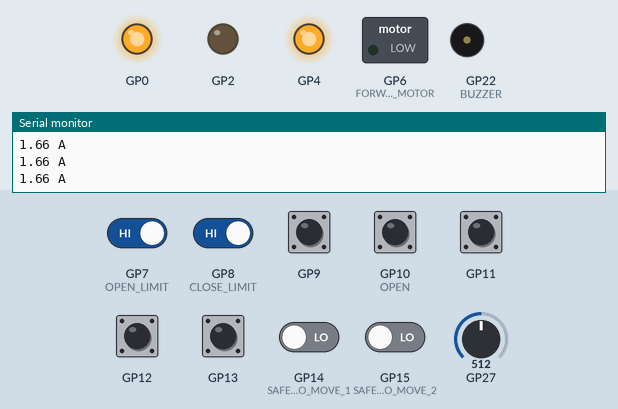
Recording of a program running on a simulated Raspberry Pi Pico. Parts: switched loads named in the program (green lamp = pin HIGH), output pins drawn as LEDs (lit = HIGH), buzzer (waves = sounding, pin HIGH), the last lines printed to the serial monitor. Inputs (shaded band) come from the test bench; at power-on: GP7 (OPEN_LIMIT), GP8 (CLOSE_LIMIT), GP9, GP10 (OPEN), GP11–13 HIGH, GP14 (SAFE_TO_MOVE_1), GP15 (SAFE_TO_MOVE_2) LOW, GP27 = 512 (analog values on the 0–1023 scale).

Above: at 5.2 s.
5.3 s: GP10 (OPEN) pulled LOW for 0.15 s
At 5.55 s:
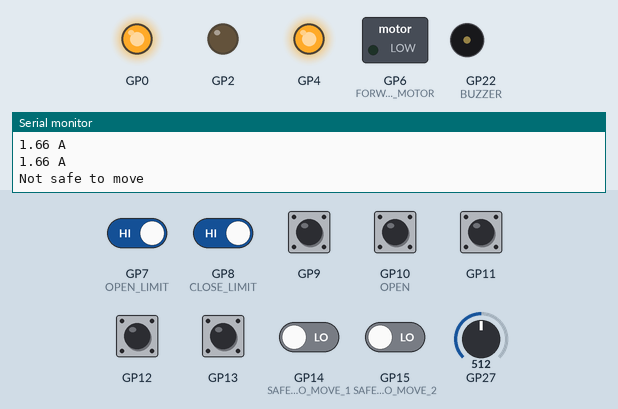
12.0 s: GP11 pulled LOW for 0.15 s
At 13.7 s:
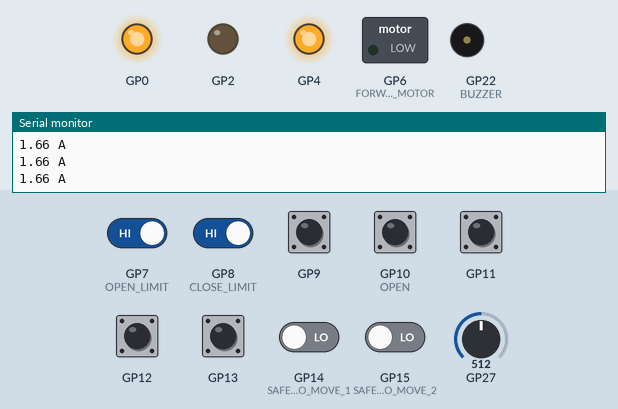
Timing chart, 0 to 15.2 s (numbered marks = the images above; inputs shaded):
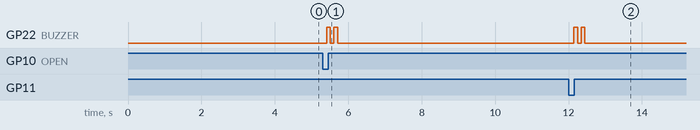

The program:

main.cpp
```cpp
#include "config.h"

#include <Arduino.h>
#include <Bounce2.h>

#include <SafetySwitch.h>
#include <Buzzer.h>
#include <HandController.h>
#include <Motor.h>

using namespace DarkDragons;

Motor motor;
HandController handController;

SafetySwitch safeToMove1Button;
SafetySwitch safeToMove2Button;

Bounce2::Button closeLimit;
Bounce2::Button openLimit;

Buzzer buzzer;

void onOpenPressed()
{
    if (!safeToMove1Button.isSafe() || !safeToMove2Button.isSafe())
    {
        Serial.println("Not safe to move");
        buzzer.beep(100, 2);
        return;
    }

    motor.setDesiredState(Motor::State::RunningForward);
    Serial.println("Open button pressed");
}

void onOpenReleased()
{
    motor.setDesiredState(Motor::State::Idle);
    Serial.println("Open button released");
}

void onClosePressed()
{
    if (!safeToMove1Button.isSafe() || !safeToMove2Button.isSafe())
    {
        Serial.println("Not safe to move");
        buzzer.beep(100, 2);
        return;
    }

    motor.setDesiredState(Motor::State::RunningBackward);
    Serial.println("Close button pressed");
}

void onCloseReleased()
{
    motor.setDesiredState(Motor::State::Idle);
    Serial.println("Close button released");
}

void onAbortPressed()
{
    motor.setDesiredState(Motor::State::Idle);
    Serial.println("Abort button pressed");
}

void onToggleOpenPressed()
{
    if (!safeToMove1Button.isSafe() || !safeToMove2Button.isSafe())
    {
        Serial.println("Not safe to move");
        buzzer.beep(100, 2);
        return;
    }

    motor.setDesiredState(Motor::State::RunningForward);
    Serial.println("Toggle open button pressed");
}

void onToggleClosePressed()
{
    if (!safeToMove1Button.isSafe() || !safeToMove2Button.isSafe())
    {
        Serial.println("Not safe to move");
        buzzer.beep(100, 2);
        return;
    }

    motor.setDesiredState(Motor::State::RunningBackward);
    Serial.println("Toggle close button pressed");
}

void setup()
{
    sleep_ms(4000);

    Serial.begin(9600);

    analogWriteResolution(8);
    analogWriteFreq(18000);

    analogReadResolution(8);

    // MOTOR CONTROL
    motor.attach(FORWARD_MOTOR, BACKWARD_MOTOR, ON_A, ON_B, CURRENT_SENSE);
    motor.setMaxSpeed(255);

    // INPUT BUTTONS
    handController.attach(OPEN, CLOSE, ABORT, TOGGLE_OPEN, TOGGLE_CLOSE);
    handController.onOpenPressed(onOpenPressed);
    handController.onOpenReleased(onOpenReleased);
    handController.onClosePressed(onClosePressed);
    handController.onCloseReleased(onCloseReleased);
    handController.onAbortPressed(onAbortPressed);
    handController.onToggleOpenPressed(onToggleOpenPressed);
    handController.onToggleClosePressed(onToggleClosePressed);

    // LIMIT SWITCHES
    closeLimit.attach(CLOSE_LIMIT, INPUT_PULLUP);
    openLimit.attach(OPEN_LIMIT, INPUT_PULLUP);

    // SAFETY_SENSORS
    safeToMove1Button.attach(SAFE_TO_MOVE_1);
    safeToMove2Button.attach(SAFE_TO_MOVE_2);

    // INPUTS
    pinMode(MAX_SPEED, INPUT);

    // OUTPUTS
    buzzer.attach(BUZZER);

    // buzzer.beep(100, 2);

    safeToMove1Button.update();
    safeToMove2Button.update();

    if (safeToMove1Button.isSafe())
    {
        Serial.println("Safe to move 1");
    }

    if (safeToMove2Button.isSafe())
    {
        Serial.println("Safe to move 2");
    }
}

void loop()
{
    sleep_ms(100);

    closeLimit.update();
    openLimit.update();

    if (closeLimit.fell())
    {
        motor.setDesiredState(Motor::State::Idle);
        Serial.println("Close limit switch");
    }

    if (openLimit.fell())
    {
        motor.setDesiredState(Motor::State::Idle);
        Serial.println("Open limit switch");
    }

    safeToMove1Button.update();
    safeToMove2Button.update();
    handController.update();

    motor.run();

    if (safeToMove1Button.changed())
    {
        if (safeToMove1Button.isSafe())
        {
            Serial.println("Safe to move 1 is safe to move");
        }
        else
        {
            Serial.println("Safe to move 1 is NOT safe to move");

            if (motor.isMoving())
            {
                motor.setDesiredState(Motor::State::Idle);
            }
        }
    }

    if (safeToMove2Button.changed())
    {
        if (safeToMove2Button.isSafe())
        {
            Serial.println("Safe to move 2 is safe to move");
        }
        else
        {
            Serial.println("Safe to move 2 is NOT safe to move");

            if (motor.isMoving())
            {
                motor.setDesiredState(Motor::State::Idle);
            }
        }
    }

    float current = motor.readCurrent();
    Serial.print(current);
    Serial.println(" A");
}
```

config.h
```cpp
#define HARDWARE_VERSION_121 010201
#define HARDWARE_VERSION_201 020001

#define HARDWARE_VERSION HARDWARE_VERSION_121

#define SAFE HIGH


#if HARDWARE_VERSION == HARDWARE_VERSION_121

#define HARDWARE_VERSION_STRING "1.2.1"
#define HARDWARE_VERSION_MAJOR 1
#define HARDWARE_VERSION_MINOR 2
#define HARDWARE_VERSION_PATCH 1

// MOTOR CONTROL
#define ON_B 0
#define FORWARD_MOTOR 6
#define BACKWARD_MOTOR 2
#define ON_A 4
#define CURRENT_SENSE 27

// LIMIT SWITCHES
#define CLOSE_LIMIT 8
#define OPEN_LIMIT 7

// INPUT BUTTONS
#define OPEN 10
#define TOGGLE_CLOSE 12
#define ABORT 9
#define TOGGLE_OPEN 13
#define CLOSE 11

// SAFETY_SENSORS
#define SAFE_TO_MOVE_1 14
#define SAFE_TO_MOVE_2 15

// INPUTS
#define MAX_SPEED 26

// OUTPUTS
#define BUZZER 22

#elif HARDWARE_VERSION == HARDWARE_VERSION_201

#define HARDWARE_VERSION_STRING "2.0.1"
#define HARDWARE_VERSION_MAJOR 2
#define HARDWARE_VERSION_MINOR 0
#define HARDWARE_VERSION_PATCH 1

// MOTOR CONTROL
#define ON_B 0
#define FORWARD_MOTOR 6
#define BACKWARD_MOTOR 2
#define ON_A 4
#define CURRENT_SENSE 27

// LIMIT SWITCHES
#define CLOSE_LIMIT 8
#define OPEN_LIMIT 7

// INPUT BUTTONS
#define OPEN 9
#define TOGGLE_CLOSE 11
#define ABORT 13
#define TOGGLE_OPEN 12
#define CLOSE 10

// SAFETY_SENSORS
#define SAFE_TO_MOVE_1 14
#define SAFE_TO_MOVE_2 15

// INPUTS
#define MAX_SPEED 26

// OUTPUTS
#define BUZZER 22

#endif
```

Measured:
- after the input at 5.3 s, GP22 (BUZZER): alternates HIGH for 0.10 s and LOW for 0.10 s, 4 changes in all, then stays LOW, starting after 0.11 s
- after the input at 12.0 s, GP22 (BUZZER): alternates HIGH for 0.10 s and LOW for 0.10 s, 4 changes in all, then stays LOW, starting after 0.15 s
